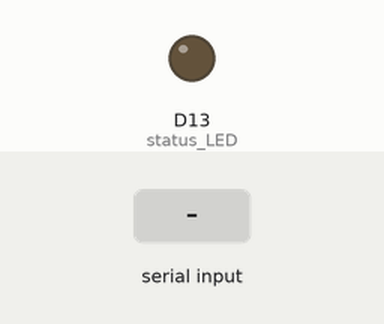
This sketch was run on a simulated Arduino Zero (SAMD21). Shown: output pins drawn as LEDs (lit = HIGH). The test bench sets the inputs (shaded band). Pins used as bus, display or sensor lines are not drawn; what the sketch prints to the serial monitor is not drawn.

Above: at 1.5 s.
1.6 s: "1" received over Serial
Timing chart, 0 to 4.6 s (numbered marks = the images above; inputs shaded):
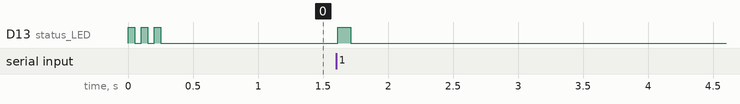

Measured:
- after the input at 1.6 s, D13 (status_LED): LOW → HIGH at once, → LOW 0.10 s later

The sketch:

1_1_XBee_Transmit_Basic_SAMD21.ino
```cpp
// (licence header left out)
char c_data;//send values through the serial monitor for debugging

//LED to check if the LED is initialized.
const int status_LED = 13;

//needed for certain XBee Series 3 modules
#define xbee_reset A5

void setup() {

  SerialUSB.begin(9600);// Initialize Serial Monitor for DEBUGGING

  //Uncomment this if you want to wait until the serial monitor is open.
  //while (!SerialUSB); //Wait for Serial Monitor to Open

  SerialUSB.println("Wireless Joystick Controller Initializing");
  Serial1.begin(9600); // Start serial communication with XBee at 9600 baud

  xbee3_RESET();//in case XBee3 has issues initializing, hardware reset

  //Status LED to see if the Controller is initializing
  pinMode(status_LED, OUTPUT);
  for (int i = 0; i < 3; i++) {
    digitalWrite(status_LED, HIGH);//set Status LED on
    delay(50);
    digitalWrite(status_LED, LOW); //set Status LED off
    delay(50);
  }

  SerialUSB.println("Wireless Joystick Controller's XBee Ready to Communicate");
  delay(10);
}//end setup

void loop() {

  //send commands via serial monitor for testing here
  if (SerialUSB.available()) {
    c_data = SerialUSB.read();//take character from serial monitor and store in variable

    Serial1.print(c_data);//send to XBee

    //echo back what was sent to serial monitor
    SerialUSB.println("Sending Character Here, ");
    SerialUSB.println(c_data);
    digitalWrite(status_LED, HIGH); //turn ON Status LED

  }

  delay(100);//add short delay for LED for feedback, this can be commented out if it is affecting performance
  digitalWrite(status_LED, LOW); //turn OFF Status LED
}//end loop

void xbee3_RESET() {

  //HARDWARE RESET
  /*
    - XBee Series 3 Hardware Reference Manual
    - Pg 31 Power Supply Design recommends decoupling capacitor between Vcc and GND.
      Tested with 10uF capacitor and without. This was not necessary.
    - Pg 60 Brown Out Detection. This is REQUIRED. Add a jumper between the XBee's Reset and A5
    https://www.digi.com/resources/documentation/digidocs/pdfs/90001543.pdf

    - Power cycle XBee Series 3 by grounding RESET Pin to avoid dicontinuities in ramp up and brown out detection
    https://www.silabs.com/community/mcu/32-bit/knowledge-base.entry.html/2017/06/14/rmu_e203_avdd_ramp-j176

    - Minimum Time to Force Reset:
    - EFM32 devices = 50ns; EFM32PG/JG: Pearl and Jade Gecko =100ns
    https://www.silabs.com/community/mcu/32-bit/knowledge-base.entry.html/2016/07/22/minimum_reset_holdt-PglD
  */
  pinMode(xbee_reset, OUTPUT);
  digitalWrite(xbee_reset, HIGH);
  delayMicroseconds(1);
  digitalWrite(xbee_reset, LOW);
  delayMicroseconds(1);
  digitalWrite(xbee_reset, HIGH);

  /*
    //SOFTWARE RESET
    //Software reset does not work with XBee Series 3... Needs a hardware reset
    delay(500);//wait until XBee Series 3 to start up after hardware reset
    Serial1.write("+++"); //Enter Command Mode
    delay(500);//short delay as the XBee gets into command mode
    Serial1.write("ATFR");//AT command for software reset
    Serial1.write("\r");//carriage return
    Serial1.write("\n");//new line
  */
}
```
